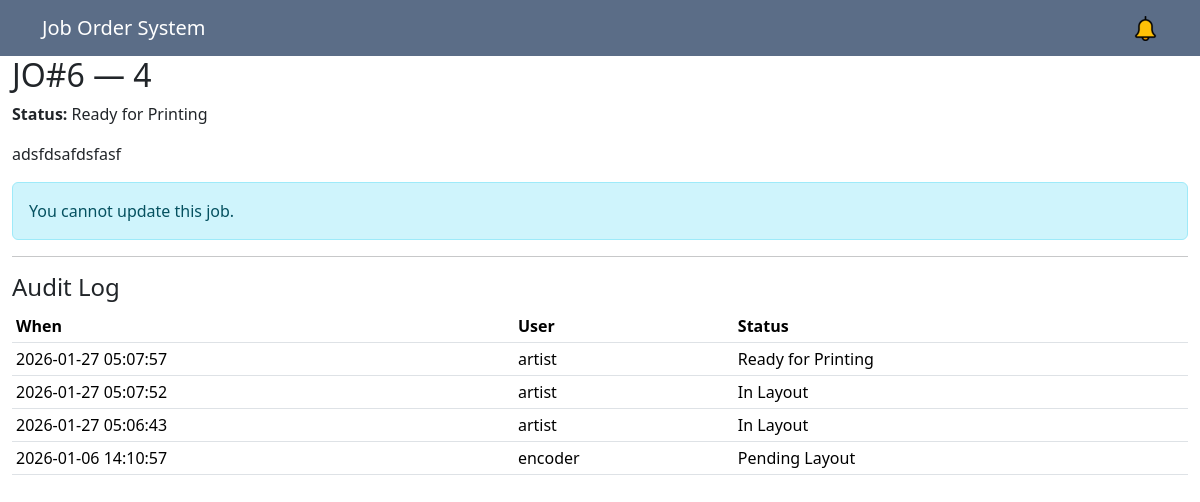
Screenshot of /jo/view.php?id=6 (signed in) with the database file from the repository.
### tables this page shows
CREATE TABLE `job_orders` (
  `id` int NOT NULL AUTO_INCREMENT,
  `jo_number` varchar(255) DEFAULT NULL,
  `customer_name` varchar(100) DEFAULT NULL,
  `contact_num` varchar(15) DEFAULT NULL,
  `date_ordered` date DEFAULT NULL,
  `deadline` date DEFAULT NULL,
  `item_description` text,
  `file_upload` text,
  `product_type` int DEFAULT NULL,
  `team_name` varchar(50) DEFAULT NULL,
  `quantity` int DEFAULT NULL,
  `status` varchar(50) DEFAULT 'Pending Layout',
  `created_by` int DEFAULT NULL,
  `created_at` timestamp NULL DEFAULT CURRENT_TIMESTAMP,
  `updated_at` timestamp NULL DEFAULT NULL,
  PRIMARY KEY (`id`),
  KEY `created_by` (`created_by`),
  CONSTRAINT `job_orders_ibfk_1` FOREIGN KEY (`created_by`) REFERENCES `users` (`id`)
);

CREATE TABLE `audit_logs` (
  `id` int NOT NULL AUTO_INCREMENT,
  `jo_id` int DEFAULT NULL,
  `status` varchar(50) DEFAULT NULL,
  `updated_by` int DEFAULT NULL,
  `updated_at` timestamp NULL DEFAULT CURRENT_TIMESTAMP,
  PRIMARY KEY (`id`),
  KEY `jo_id` (`jo_id`),
  KEY `updated_by` (`updated_by`),
  CONSTRAINT `audit_logs_ibfk_1` FOREIGN KEY (`jo_id`) REFERENCES `job_orders` (`id`),
  CONSTRAINT `audit_logs_ibfk_2` FOREIGN KEY (`updated_by`) REFERENCES `users` (`id`)
);

CREATE TABLE `users` (
  `id` int NOT NULL AUTO_INCREMENT,
  `username` varchar(100) DEFAULT NULL,
  `password` varchar(255) DEFAULT NULL,
  `role` varchar(30) NOT NULL,
  `created_at` timestamp NULL DEFAULT CURRENT_TIMESTAMP,
  PRIMARY KEY (`id`),
  UNIQUE KEY `username` (`username`)
);

### jo/view.php (the view, shortened to what this page needs)
<?php
include __DIR__ . '/../templates/header.php';
$jo_id = intval($_GET['id'] ?? 0);
$stmt = $conn->prepare("SELECT j.*, u.username AS creator FROM job_orders j LEFT JOIN users u ON j.created_by = u.id WHERE j.id = ?");
$stmt->bind_param("i", $jo_id); $stmt->execute(); $jo = $stmt->get_result()->fetch_assoc(); $stmt->close();
$al = $conn->prepare("SELECT a.*, u.username AS updater FROM audit_logs a LEFT JOIN users u ON a.updated_by = u.id WHERE a.jo_id = ? ORDER BY a.updated_at DESC");
$al->bind_param("i", $jo_id); $al->execute(); $logs = $al->get_result(); $al->close();
$transitions = ["Pending Layout"=>["In Layout","Sizing","Ready for Printing"],"In Layout"=>["Sizing","Ready for Printing"],"Sizing"=>["Ready for Printing"],
"Ready for Printing"=>["Printing"],"Printing"=>["Ready for Heat Pressing"],"Ready for Heat Pressing"=>["Pressing"],
"Pressing"=>["Ready for Cutting"],"Ready for Cutting"=>["Cutting"],"Cutting"=>["Ready for Sewing"],"Ready for Sewing"=>["In Sewing"],
"In Sewing"=>["Done Sewing"],"Done Sewing"=>["QC Checking","Ready for Pickup"],"QC Checking"=>["Ready for Pickup"]];
$role = $_SESSION['user']['role'];
$role_allowed = ['encoder'=>["Pending Layout","In Layout","Sizing"],'artist'=>["Pending Layout","In Layout","Sizing","Ready for Printing"],
'printer'=>["Ready for Printing","Printing"],'heatpress'=>["Ready for Heat Pressing","Pressing"],'cutting'=>["Ready for Cutting","Cutting"],
'sewing'=>["Ready for Sewing","In Sewing","Done Sewing"],'qc'=>["Done Sewing","QC Checking"],'sales'=>[]];
$can_update = in_array($jo['status'], $role_allowed[$role] ?? []) || $role==='admin';
?>
<h2>JO#<?= $jo['id'] ?> — <?= htmlspecialchars($jo['customer_name']) ?></h2>
<p><strong>Status:</strong> <?= htmlspecialchars($jo['status']) ?></p>
<p><?= nl2br(htmlspecialchars($jo['item_description'])) ?></p>
<?php if($can_update): ?>
<form method="POST" action="/jo/update_status.php">
  <input type="hidden" name="job_id" value="<?= $jo['id'] ?>">
  <div class="row g-3">
    <div class="col-md-4"><select name="status" class="form-select">
      <option value="<?= htmlspecialchars($jo['status']) ?>"><?= htmlspecialchars($jo['status']) ?> (current)</option>
      <?php $allowed_next = $transitions[$jo['status']] ?? []; foreach($allowed_next as $s) echo '<option value="'.htmlspecialchars($s).'">'.htmlspecialchars($s).'</option>'; ?>
    </select></div>
    <div class="col-md-4"><input name="comment" class="form-control" placeholder="Optional comment"></div>
    <div class="col-md-4"><button class="btn btn-primary">Update Status</button></div>
  </div>
</form>
<?php else: ?><div class="alert alert-info">You cannot update this job.</div><?php endif; ?>
<hr><h4>Audit Log</h4>
<table class="table table-sm"><thead><tr><th>When</th><th>User</th><th>Status</th></tr></thead><tbody>
<?php while($r = $logs->fetch_assoc()): ?><tr><td><?= $r['updated_at'] ?></td><td><?= htmlspecialchars($r['updater']) ?></td><td><?= htmlspecialchars($r['status']) ?></td></tr><?php endwhile; ?>
</tbody></table>
<?php include __DIR__ . '/../templates/footer.php'; ?>

### rows the page displays
job_orders: id "6", customer_name "4", status "Ready for Printing", item_description "adsfdsafdsfasf"
audit_logs: updated_at "2026-01-27 05:07:57", updated_by.username "artist", status "Ready for Printing"
audit_logs: updated_at "2026-01-27 05:07:52", updated_by.username "artist", status "In Layout"
audit_logs: updated_at "2026-01-27 05:06:43", updated_by.username "artist", status "In Layout"
audit_logs: updated_at "2026-01-06 14:10:57", updated_by.username "encoder", status "Pending Layout"
